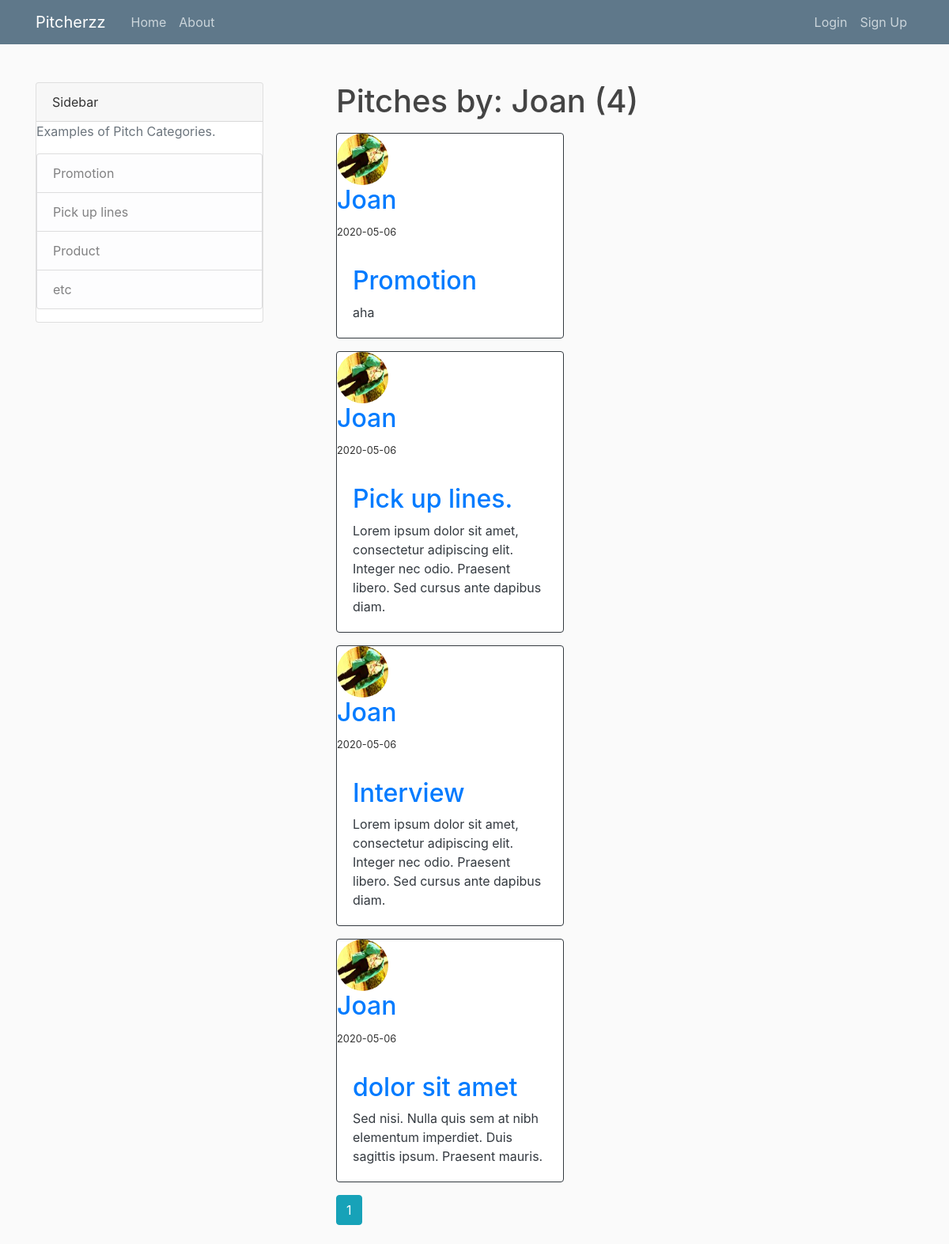
Before: /user/Joan with the older database file.
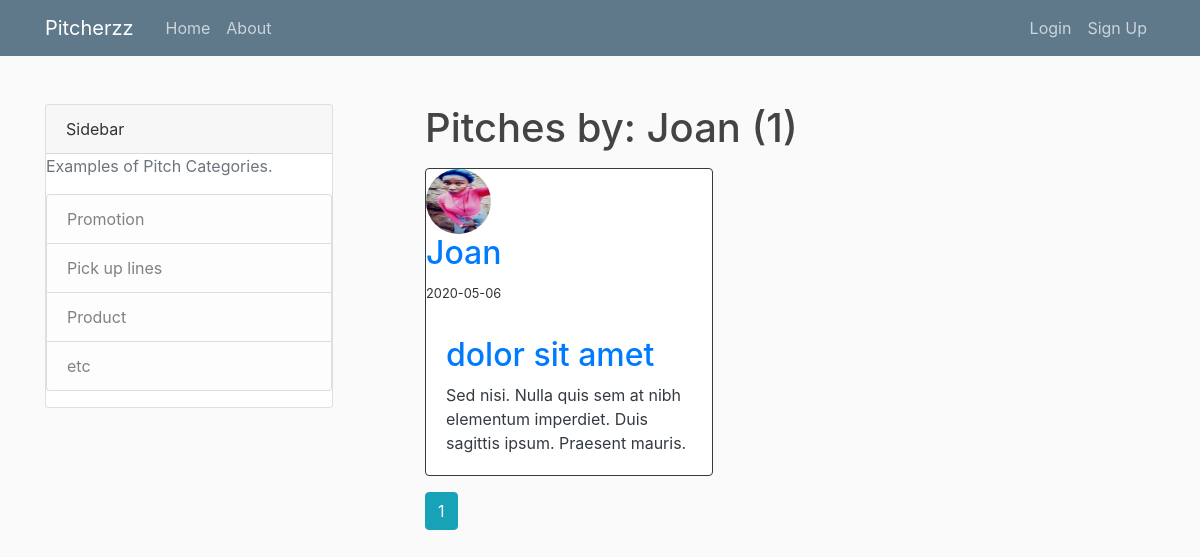
After: the same page with the newer database file.
### pitches/models.py (models this page shows, shortened)
class User(db.Model, UserMixin):
    id = db.Column(db.Integer, primary_key=True)
    username = db.Column(db.String(20), unique=True, nullable=False)
    email = db.Column(db.String(120), unique=True, nullable=False)
    image_file = db.Column(db.String(20), nullable=False, default='default.jpg')
    password = db.Column(db.String(60), nullable=False)
    pitches = db.relationship('Pitch', backref='author', lazy=True)

class Pitch(db.Model):
    id = db.Column(db.Integer, primary_key=True)
    category = db.Column(db.String(100), nullable=False)
    date_posted = db.Column(db.DateTime, nullable=False, default=datetime.utcnow)
    content = db.Column(db.Text, nullable=False)
    user_id = db.Column(db.Integer, db.ForeignKey('user.id'), nullable=False)

### pitches/users/routes.py (the view)
@users.route("/user/<string:username>")
def user_pitches(username):
    page = request.args.get('page', 1, type=int)
    user = User.query.filter_by(username=username).first_or_404()
    pitches = Pitch.query.filter_by(author=user)\
        .order_by(Pitch.date_posted.desc())\
        .paginate(page=page, per_page=4)
    return render_template('user_pitches.html', pitches=pitches, user=user)

### pitches/templates/user_pitches.html
{% extends 'layout.html' %}
{% block content %}
    <h1 class="mb-3">Pitches by: {{user.username }} ({{ pitches.total }})</h1>
    {% for pitch in pitches.items %}
        <div class="card border-dark mb-3" style="max-width: 18rem;">
          <div class="card-title">
            <img class="rounded-circle article-img" src="{{ url_for('static', filename='profile_pics/' + pitch.author.image_file) }}">
            <h2><a class="mr-2" href="{{ url_for('users.user_pitches', username=pitch.author.username) }}">{{ pitch.author.username }}</a></h2>
            <small>{{ pitch.date_posted.strftime('%Y-%m-%d') }}</small>
          </div>
          <div class="card-body text-dark">
            <h2><a href="{{ url_for('pitchess.pitch', pitch_id=pitch.id) }}">{{ pitch.category }}</a></h2>
            <p class="card-text">{{ pitch.content }}</p>
          </div>
      </div>
    {% endfor %}
    {% for page_num in pitches.iter_pages(left_edge=1, right_edge=1, left_current=1, right_current=2) %}
      {% if page_num %}
        {% if pitches.page == page_num %}
          <a class="btn btn-info mb-4" href="{{ url_for('users.user_pitches', username=user.username, page=page_num) }}">{{ page_num }}</a>
        {% else %}
          <a class="btn btn-outline-info mb-4" href="{{ url_for('users.user_pitches', username=user.username, page=page_num) }}">{{ page_num }}</a>
        {% endif %}
      {% else %}
        ...
      {% endif %}
    {% endfor %}
{% endblock content %}

### pitches/templates/layout.html (shortened to what this page needs)
<!DOCTYPE html>
<html>
    <head>
        <link rel="stylesheet" href="https://maxcdn.bootstrapcdn.com/bootstrap/4.0.0/css/bootstrap.min.css">
        <link rel="stylesheet" type="text/css" href="{{ url_for('static', filename='main.css') }}">
    </head>
    <body>
        <header class="site-header">
            <nav class="navbar navbar-expand-md navbar-dark bg-steel fixed-top">
              <div class="container">
                <a class="navbar-brand mr-4" href="/">Pitcherzz</a>
                <div class="collapse navbar-collapse" id="navbarToggle">
                  <div class="navbar-nav mr-auto">
                    <a class="nav-item nav-link" href="{{ url_for('main.home') }}">Home</a>
                    <a class="nav-item nav-link" href="{{ url_for('main.about') }}">About</a>
                  </div>
                  <div class="navbar-nav">
                    {% if current_user.is_authenticated %}
                      <a class="nav-item nav-link" href="{{ url_for('pitchess.new_pitch') }}">New Pitch</a>
                      <a class="nav-item nav-link" href="{{ url_for('users.account') }}">Account</a>
                      <a class="nav-item nav-link" href="{{ url_for('users.logout') }}">Logout</a>
                    {% else %}
                      <a class="nav-item nav-link" href="{{ url_for('users.login') }}">Login</a>
                      <a class="nav-item nav-link" href="{{ url_for('users.signup') }}">Sign Up</a>
                    {% endif %}
                  </div>
                </div>
              </div>
            </nav>
          </header>
        <br>
        <main role="main" class="container">
            <div class="row">
                <div class="col-md-4">
                    <div class="card" style="width: 18rem;">
                        <div class="card-header">Sidebar</div>
                        <p class='text-muted'>Examples of Pitch Categories.
                            <ul class="list-group">
                              <li class="list-group-item list-group-item-light">Promotion</li>
                              <li class="list-group-item list-group-item-light">Pick up lines</li>
                              <li class="list-group-item list-group-item-light">Product</li>
                              <li class="list-group-item list-group-item-light">etc</li>
                            </ul>
                          </p>
                    </div>
                </div>
                <div class="col-md-8">
                    {% block content %}{% endblock %}
                </div>
            </div>
        </main>
    </body>
</html>

### pitches/static/main.css (style rules this page uses)
body { background: #fafafa; color: #333333; margin-top: 5rem; }
h1, h2, h3, h4, h5, h6 { color: #444444; }
.bg-steel { background-color: #5f788a; }
.site-header .navbar-nav .nav-link { color: #cbd5db; }
.article-img { height: 65px; width: 65px; margin-right: 16px; }

Changed rows visible on the page:
removed Pitch: image_file (picture), author.username "Joan", date_posted "2020-05-06", category "Promotion", content "aha"
removed Pitch: image_file (picture), author.username "Joan", date_posted "2020-05-06", category "Pick up lines.", content "Lorem ipsum dolor sit amet, consectetur adipiscing elit. Integer nec odio. Praesent libero. Sed cursus ante dapibus diam."
removed Pitch: image_file (picture), author.username "Joan", date_posted "2020-05-06", category "Interview", content "Lorem ipsum dolor sit amet, consectetur adipiscing elit. Integer nec odio. Praesent libero. Sed cursus ante dapibus diam."
changed through a linked row, Pitch "dolor sit amet": image_file: a different picture
Other visible differences:
{{ pitches.total }}: "4" → "1"
